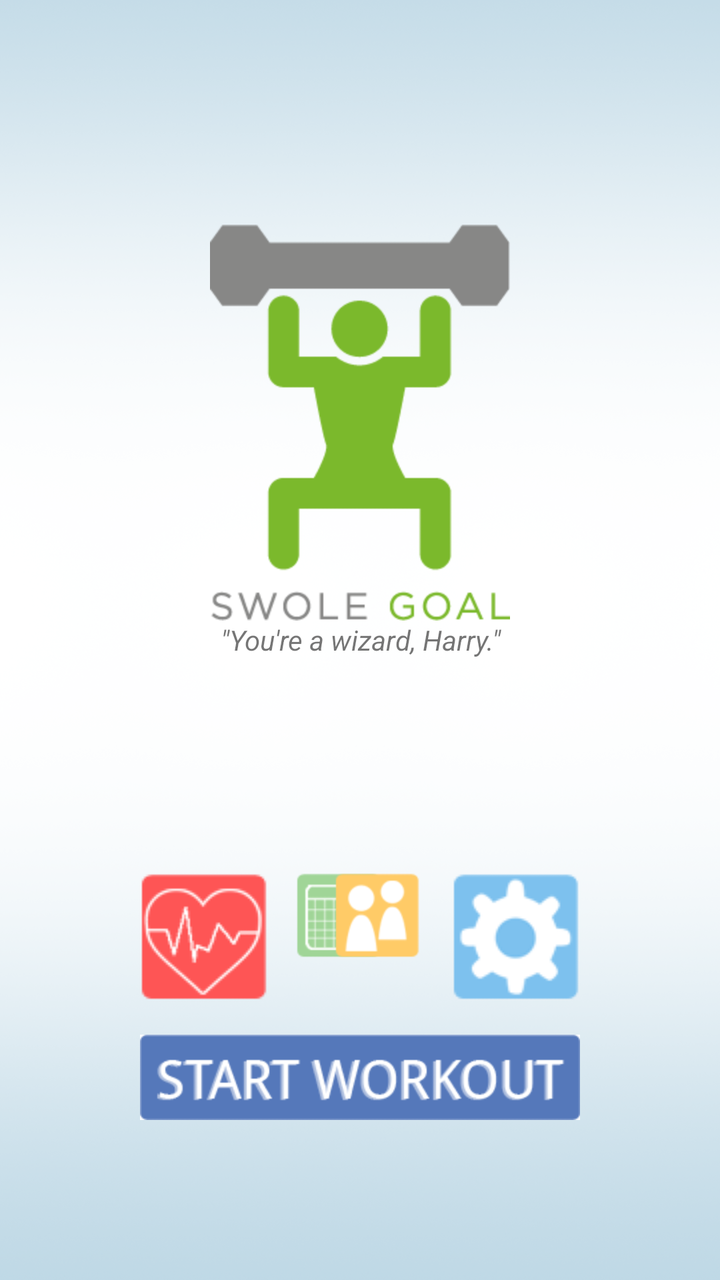
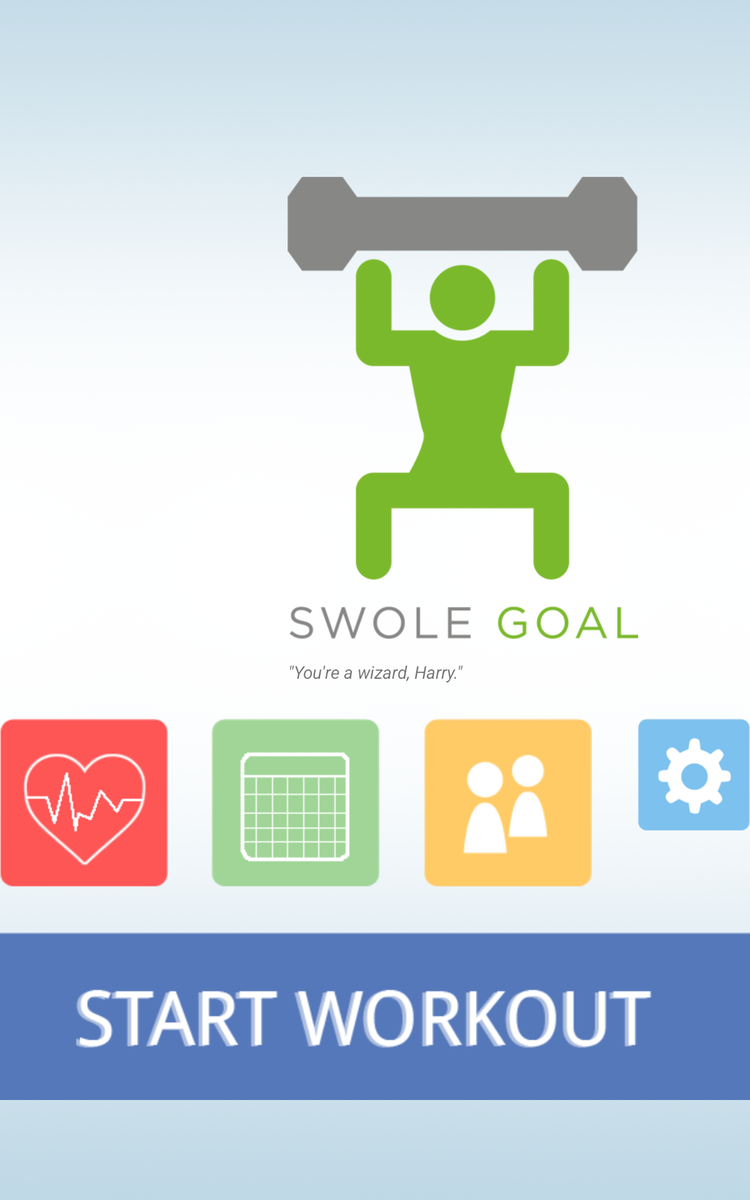

Compare how this app lays out the same screen by default and in its alternative resource folder. The renders come first, then the two layout files and the values they reference.
<!-- AndroidManifest.xml: application theme AppTheme -->
<!-- res/layout/activity_splash_screen.xml -->
<RelativeLayout xmlns:android="http://schemas.android.com/apk/res/android"
    xmlns:tools="http://schemas.android.com/tools"
    android:layout_width="match_parent"
    android:layout_height="match_parent"
    android:background="@drawable/background_dark_nex7"
    android:paddingBottom="@dimen/activity_vertical_margin"
    android:paddingLeft="@dimen/activity_horizontal_margin"
    android:paddingRight="@dimen/activity_horizontal_margin"
    android:paddingTop="@dimen/activity_vertical_margin"
    tools:context=".SplashScreen" >

    <ImageButton
        android:id="@+id/imageButton5"
        android:layout_width="wrap_content"
        android:layout_height="wrap_content"
        android:layout_alignParentBottom="true"
        android:layout_centerHorizontal="true"
        android:layout_marginBottom="80dp"
        android:background="#00000000"
        android:src="@drawable/startbutton_h64px" />

    <ImageButton
        android:id="@+id/imageButton1"
        android:layout_width="wrap_content"
        android:layout_height="wrap_content"
        android:layout_above="@+id/imageButton5"
        android:layout_alignLeft="@+id/imageButton5"
        android:layout_marginBottom="17dp"
        android:background="#00000000"
        android:src="@drawable/heartbutton_64px" />

    <ImageButton
        android:id="@+id/imageButton4"
        android:layout_width="wrap_content"
        android:layout_height="wrap_content"
        android:layout_alignRight="@+id/imageButton5"
        android:layout_alignTop="@+id/imageButton3"
        android:background="#00000000"
        android:src="@drawable/setbutton_64px" />

    <ImageButton
        android:id="@+id/imageButton2"
        android:layout_width="wrap_content"
        android:layout_height="wrap_content"
        android:layout_alignTop="@+id/imageButton1"
        android:layout_marginLeft="14dp"
        android:layout_toRightOf="@+id/imageButton1"
        android:background="#00000000"
        android:src="@drawable/plannerbutt_64px" />

    <ImageButton
        android:id="@+id/imageButton3"
        android:layout_width="wrap_content"
        android:layout_height="wrap_content"
        android:layout_alignTop="@+id/imageButton2"
        android:layout_marginRight="16dp"
        android:layout_toLeftOf="@+id/imageButton4"
        android:background="#00000000"
        android:src="@drawable/buddybutton_64px" />

    <TextView
        android:id="@+id/textView1"
        android:layout_width="wrap_content"
        android:layout_height="wrap_content"
        android:layout_alignLeft="@+id/imageButton1"
        android:layout_alignRight="@+id/imageButton4"
        android:layout_centerVertical="true"
        android:gravity="center"
        android:text=" &quot;You&apos;re a wizard, Harry.&quot; "
        android:textStyle="italic" />

    <ImageView
        android:id="@+id/imageView1"
        android:layout_width="wrap_content"
        android:layout_height="wrap_content"
        android:layout_above="@+id/textView1"
        android:layout_centerHorizontal="true"
        android:src="@drawable/logo" />

</RelativeLayout>
<!-- resources referenced by this layout -->
<resources>
  <!-- drawable background_dark_nex7: png bitmap (drawable-hdpi, 314835 bytes) -->
  <!-- drawable buddybutton_64px: png bitmap (drawable-hdpi, 4351 bytes) -->
  <!-- drawable heartbutton_64px: png bitmap (drawable-mdpi, 5596 bytes) -->
  <!-- drawable logo: png bitmap (drawable-hdpi, 5207 bytes) -->
  <!-- drawable plannerbutt_64px: png bitmap (drawable-hdpi, 5058 bytes) -->
  <!-- drawable setbutton_64px: png bitmap (drawable-mdpi, 5032 bytes) -->
  <!-- drawable startbutton_h64px: png bitmap (drawable-hdpi, 7545 bytes) -->
</resources>
<!-- res/layout-sw600dp/activity_splash_screen.xml (the author's variant of the layout above) -->
<!-- drawn on a 7-inch tablet held upright -->
<RelativeLayout xmlns:android="http://schemas.android.com/apk/res/android"
    xmlns:tools="http://schemas.android.com/tools"
    android:layout_width="match_parent"
    android:layout_height="match_parent"
    android:background="@drawable/background_dark_nex7"
    android:paddingBottom="@dimen/activity_vertical_margin"
    android:paddingLeft="@dimen/activity_horizontal_margin"
    android:paddingRight="@dimen/activity_horizontal_margin"
    android:paddingTop="@dimen/activity_vertical_margin"
    tools:context=".SplashScreen" >

    <ImageButton
        android:id="@+id/imageButton5"
        android:layout_width="wrap_content"
        android:layout_height="wrap_content"
        android:layout_alignParentBottom="true"
        android:layout_centerHorizontal="true"
        android:layout_marginBottom="80dp"
        android:background="#00000000"
        android:src="@drawable/startbutton_600" />

    <TextView
        android:id="@+id/textView1"
        android:layout_width="wrap_content"
        android:layout_height="wrap_content"
        android:layout_above="@+id/imageButton1"
        android:layout_alignLeft="@+id/imageButton1"
        android:layout_alignRight="@+id/imageButton4"
        android:layout_marginBottom="28dp"
        android:gravity="center"
        android:text=" &quot;You&apos;re a wizard, Harry.&quot; "
        android:textStyle="italic" />

    <ImageButton
        android:id="@+id/imageButton1"
        android:layout_width="wrap_content"
        android:layout_height="wrap_content"
        android:layout_above="@+id/imageButton5"
        android:layout_alignLeft="@+id/imageButton5"
        android:layout_marginBottom="36dp"
        android:background="#00000000"
        android:src="@drawable/heartbutton_600" />

    <ImageButton
        android:id="@+id/imageButton4"
        android:layout_width="wrap_content"
        android:layout_height="wrap_content"
        android:layout_alignRight="@+id/imageButton5"
        android:layout_alignTop="@+id/imageButton3"
        android:background="#00000000"
        android:src="@drawable/setbutton_600" />

    <ImageButton
        android:id="@+id/imageButton3"
        android:layout_width="wrap_content"
        android:layout_height="wrap_content"
        android:layout_alignTop="@+id/imageButton2"
        android:layout_marginLeft="35dp"
        android:layout_toRightOf="@+id/imageButton2"
        android:background="#00000000"
        android:src="@drawable/buddybutton_600" />

    <ImageButton
        android:id="@+id/imageButton2"
        android:layout_width="wrap_content"
        android:layout_height="wrap_content"
        android:layout_alignTop="@+id/imageButton1"
        android:layout_marginLeft="34dp"
        android:layout_toRightOf="@+id/imageButton1"
        android:background="#00000000"
        android:src="@drawable/plannerbutton_600" />

    <ImageView
        android:id="@+id/imageView1"
        android:layout_width="wrap_content"
        android:layout_height="wrap_content"
        android:layout_above="@+id/textView1"
        android:layout_marginBottom="17dp"
        android:layout_toLeftOf="@+id/imageButton4"
        android:src="@drawable/logo_600" />

</RelativeLayout>
<!-- resources referenced by the variant -->
<!-- as a 7-inch tablet held upright resolves them -->
<resources>
  <!-- drawable background_dark_nex7: png bitmap (drawable-hdpi, 314835 bytes) -->
  <!-- drawable buddybutton_600: png bitmap (drawable-mdpi, 5115 bytes) -->
  <!-- drawable heartbutton_600: png bitmap (drawable-mdpi, 6675 bytes) -->
  <!-- drawable logo_600: png bitmap (drawable-hdpi, 23458 bytes) -->
  <!-- drawable plannerbutton_600: png bitmap (drawable-mdpi, 3551 bytes) -->
  <!-- drawable setbutton_600: png bitmap (drawable-hdpi, 6051 bytes) -->
  <!-- drawable startbutton_600: png bitmap (drawable-mdpi, 11779 bytes) -->
</resources>
